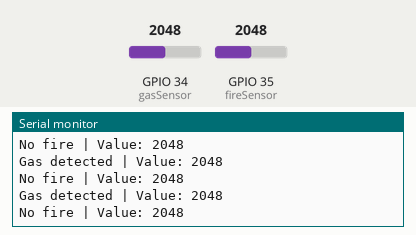
Bench run of a program on a simulated ESP32. Shown: the last lines printed to the serial monitor. The inputs (shaded band) are chosen by the test bench; at power-on: GPIO 35 (fireSensor) = 2048, GPIO 34 (gasSensor) = 2048. WiFi joins after 1.5 s; servers stay silent unless stated.

Above: at 7.0 s.
7.1 s: GPIO 35 (fireSensor) set to 1058
At 8.4 s:
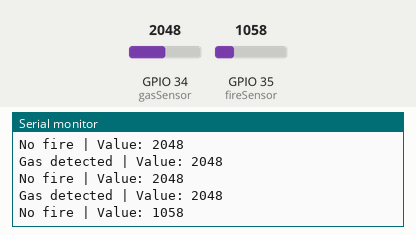
8.6 s: GPIO 35 (fireSensor) set to 975
At 9.8 s:
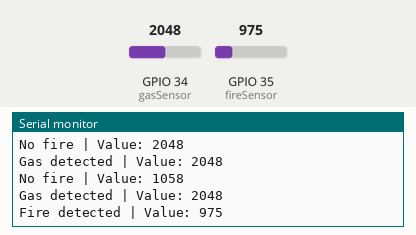

Measured:
- the behaviour switches between 1001 and 1000 on GPIO 35 (fireSensor) (found by bisection; images 1 and 2)
- after the input at 7.1 s, the serial monitor: prints a new line after 0.91 s (image 1)
- after the input at 8.6 s, the serial monitor: prints a new line after 0.61 s (image 2)

The program:

main.cpp
```cpp
#include <Arduino.h>
#include <WiFi.h>
#include <AsyncTCP.h>
#include <ESPAsyncWebServer.h>
#include "soc/soc.h"
#include "soc/rtc_cntl_reg.h"
#include "freertos/FreeRTOS.h"
#include "freertos/task.h"

// Replace these with the credentials you want to use
const char *ssid = "Your_SSID";         // Enter your WiFi SSID here
const char *password = "Your_Password"; // Enter your WiFi password here

#define fire_threshold 1000 // Set the fire detection threshold here
#define gas_threshold 1300  // Set the gas detection threshold here

// Create AsyncWebServer object on port 80
AsyncWebServer server(80);

// Create Event Source on /events
AsyncEventSource events("/events");

// Sensor pins
const int gasSensor = 34;
const int fireSensor = 35;

// ESP32 client IP address
const char *clientIP = "192.168.1.124"; // Enter the IP address of the ESP32 client

// Task handles
TaskHandle_t FireTaskHandle = NULL;
TaskHandle_t GasTaskHandle = NULL;

// Global sensor status
volatile bool fireDetected = false;
volatile bool gasDetected = false;

// WiFi initialization
void initWiFi()
{
  WiFi.mode(WIFI_STA);
  WiFi.begin(ssid, password);
  Serial.print("Connecting to WiFi...");
  while (WiFi.status() != WL_CONNECTED)
  {
    Serial.println('.');
    vTaskDelay(pdMS_TO_TICKS(1000));
  }
  Serial.print("IP Address: ");
  Serial.println(WiFi.localIP());
}

const char index_html[] PROGMEM = R"rawliteral(
<!DOCTYPE HTML><html>
<head>
  <title>ESP32 Sensor Notifications</title>
  <meta name="viewport" content="width=device-width, initial-scale=1">
  <style>
    html {font-family: Arial; display: inline-block; text-align: center;}
    p { font-size: 1.2rem;}
    body {  margin: 0;}
    .topnav { overflow: hidden; background-color: #50B8B4; color: white; font-size: 1rem; }
    .content { padding: 20px; }
    .card { background-color: white; box-shadow: 2px 2px 12px 1px rgba(140,140,140,.5); max-width: 600px; margin: 0 auto; }
    .status { font-size: 1.4rem; }
    .status.red { color: red; }
  </style>
</head>
<body>
  <div class="topnav">
    <h1>ESP32 Sensor Notifications</h1>
  </div>
  <div class="content">
    <div class="card">
      <p class="status" id="fire-status">Fire Status: Loading...</p>
      <p class="status" id="gas-status">Gas Status: Loading...</p>
    </div>
  </div>
<script>
if (!!window.EventSource) {
 var source = new EventSource('/events');

 source.addEventListener('open', function(e) {
  console.log("Events Connected");
 }, false);
 source.addEventListener('error', function(e) {
  if (e.target.readyState != EventSource.OPEN) {
    console.log("Events Disconnected");
  }
 }, false);

 source.addEventListener('fire-status', function(e) {
  console.log("fire-status", e.data);
  var fireStatus = document.getElementById("fire-status");
  fireStatus.innerHTML = "Fire Status: " + e.data;
  if (e.data == "Fire detected") {
    fireStatus.classList.add("red");
  } else {
    fireStatus.classList.remove("red");
  }
 }, false);

 source.addEventListener('gas-status', function(e) {
  console.log("gas-status", e.data);
  var gasStatus = document.getElementById("gas-status");
  gasStatus.innerHTML = "Gas Status: " + e.data;
  if (e.data == "Gas detected") {
    gasStatus.classList.add("red");
  } else {
    gasStatus.classList.remove("red");
  }
 }, false);
}
</script>
</body>
</html>)rawliteral";

// Function to control the alarm
void controlAlarm()
{
  WiFiClient client;
  if (fireDetected || gasDetected)
  {
    if (client.connect(clientIP, 80))
    {
      client.print(String("GET ") + "/alarm/on" + " HTTP/1.1\r\n" +
                   "Host: " + clientIP + "\r\n" +
                   "Connection: close\r\n\r\n");
    }
  }
  else
  {
    if (client.connect(clientIP, 80))
    {
      client.print(String("GET ") + "/alarm/off" + " HTTP/1.1\r\n" +
                   "Host: " + clientIP + "\r\n" +
                   "Connection: close\r\n\r\n");
    }
  }
}

// Task for fire sensor
void FireTask(void *pvParameters)
{
  (void)pvParameters;
  int fireSensorStatus;
  String fireStatus;
  String fireValue;

  for (;;)
  {
    fireSensorStatus = analogRead(fireSensor);
    fireValue = String(fireSensorStatus);

    // Processing fire sensor status
    if (fireSensorStatus > fire_threshold)
    {
      fireStatus = "No fire";
      fireDetected = false;
      Serial.print("No fire | Value: ");
      Serial.println(fireSensorStatus);
    }
    else
    {
      fireStatus = "Fire detected";
      fireDetected = true;
      Serial.print("Fire detected | Value: ");
      Serial.println(fireSensorStatus);
    }

    // Send event to web client with sensor status and value
    events.send(fireStatus.c_str(), "fire-status", millis());
    events.send(fireValue.c_str(), "fire-value", millis());

    // Control alarm based on sensor status
    controlAlarm();

    vTaskDelay(pdMS_TO_TICKS(1000));
  }
}

// Task for gas sensor
void GasTask(void *pvParameters)
{
  (void)pvParameters;
  int gasSensorStatus;
  String gasStatus;
  String gasValue;

  for (;;)
  {
    gasSensorStatus = analogRead(gasSensor);
    gasValue = String(gasSensorStatus);

    // Processing gas sensor status
    if (gasSensorStatus > gas_threshold)
    {
      gasStatus = "Gas detected";
      gasDetected = true;
      Serial.print("Gas detected | Value: ");
      Serial.println(gasSensorStatus);
    }
    else
    {
      gasStatus = "No gas";
      gasDetected = false;
      Serial.print("No gas | Value: ");
      Serial.println(gasSensorStatus);
    }

    // Send event to web client with sensor status and value
    events.send(gasStatus.c_str(), "gas-status", millis());
    events.send(gasValue.c_str(), "gas-value", millis());

    // Control alarm based on sensor status
    controlAlarm();

    vTaskDelay(pdMS_TO_TICKS(1000));
  }
}

void setup()
{
  // Disable brownout detector
  WRITE_PERI_REG(RTC_CNTL_BROWN_OUT_REG, 0);

  Serial.begin(115200);
  pinMode(fireSensor, INPUT);
  pinMode(gasSensor, INPUT);

  initWiFi();

  // Handle web server
  server.on("/", HTTP_GET, [](AsyncWebServerRequest *request)
            { request->send_P(200, "text/html", index_html); });

  server.addHandler(&events);
  server.begin();

  // Create task for fire sensor
  xTaskCreatePinnedToCore(
      FireTask,        // Function to be executed as task
      "FireTask",      // Name for this task
      8192,            // Stack size for task (adjustable)
      NULL,            // Parameters passed to the task
      1,               // Task priority (higher value = higher priority)
      &FireTaskHandle, // Handle for this task
      0                // Core to run the task on (0 or 1)
  );

  // Create task for gas sensor
  xTaskCreatePinnedToCore(
      GasTask,        // Function to be executed as task
      "GasTask",      // Name for this task
      8192,           // Stack size for task (adjustable)
      NULL,           // Parameters passed to the task
      1,              // Task priority (higher value = higher priority)
      &GasTaskHandle, // Handle for this task
      0               // Core to run the task on (0 or 1)
  );
}

void loop()
{
  // Main loop is empty because all logic is handled in tasks
}
```
